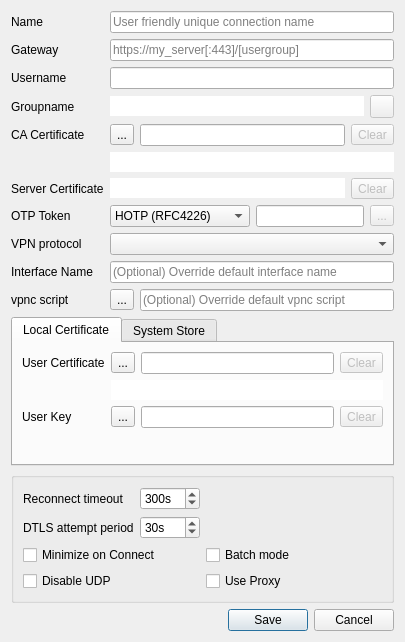
<?xml version="1.0" encoding="UTF-8"?>
<ui version="4.0">
 <class>EditDialog</class>
 <widget class="QDialog" name="EditDialog">
  <property name="geometry">
   <rect>
    <x>0</x>
    <y>0</y>
    <width>405</width>
    <height>642</height>
   </rect>
  </property>
  <property name="windowTitle">
   <string>Edit</string>
  </property>
  <layout class="QVBoxLayout" name="verticalLayout">
   <item>
    <layout class="QFormLayout" name="settingsProfileLayout">
     <property name="fieldGrowthPolicy">
      <enum>QFormLayout::ExpandingFieldsGrow</enum>
     </property>
     <item row="0" column="0">
      <widget class="QLabel" name="nameLabel">
       <property name="text">
        <string>Name</string>
       </property>
      </widget>
     </item>
     <item row="0" column="1">
      <widget class="QLineEdit" name="nameEdit">
       <property name="toolTip">
        <string>This is a friendly name to distinguish the connection</string>
       </property>
       <property name="placeholderText">
        <string>User friendly unique connection name</string>
       </property>
      </widget>
     </item>
     <item row="1" column="0">
      <widget class="QLabel" name="gatewayLabel">
       <property name="text">
        <string>Gateway</string>
       </property>
      </widget>
     </item>
     <item row="1" column="1">
      <widget class="QLineEdit" name="gatewayEdit">
       <property name="toolTip">
        <string>Specify the hostname to connect to; a port may be specified after the host separated with a colon ':'</string>
       </property>
       <property name="statusTip">
        <string/>
       </property>
       <property name="whatsThis">
        <string/>
       </property>
       <property name="placeholderText">
        <string>https://my_server[:443]/[usergroup]</string>
       </property>
      </widget>
     </item>
     <item row="2" column="0">
      <widget class="QLabel" name="usernameLabel">
       <property name="text">
        <string>Username</string>
       </property>
      </widget>
     </item>
     <item row="2" column="1">
      <widget class="QLineEdit" name="usernameEdit">
       <property name="toolTip">
        <string>Specify the username used in that gateway</string>
       </property>
      </widget>
     </item>
     <item row="3" column="0">
      <widget class="QLabel" name="groupnameLabel">
       <property name="text">
        <string>Groupname</string>
       </property>
      </widget>
     </item>
     <item row="3" column="1">
      <layout class="QHBoxLayout" name="groupnameLayout">
       <item>
        <widget class="QLineEdit" name="groupnameEdit">
         <property name="styleSheet">
          <string notr="true">background-color:&quot;transparent&quot;</string>
         </property>
         <property name="frame">
          <bool>false</bool>
         </property>
         <property name="readOnly">
          <bool>true</bool>
         </property>
        </widget>
       </item>
       <item>
        <widget class="QToolButton" name="groupnameClear">
         <property name="enabled">
          <bool>false</bool>
         </property>
         <property name="text">
          <string/>
         </property>
         <property name="icon">
          <iconset resource="../openconnect-gui.qrc">
           <normaloff>:/images/trashcan.png</normaloff>:/images/trashcan.png</iconset>
         </property>
        </widget>
       </item>
      </layout>
     </item>
     <item row="4" column="0">
      <widget class="QLabel" name="caCertificateLabel">
       <property name="text">
        <string>CA Certificate</string>
       </property>
      </widget>
     </item>
     <item row="4" column="1">
      <layout class="QHBoxLayout" name="caCertificatLayout">
       <item>
        <widget class="QToolButton" name="caCertButton">
         <property name="text">
          <string>...</string>
         </property>
        </widget>
       </item>
       <item>
        <widget class="QLineEdit" name="caCertEdit">
         <property name="toolTip">
          <string>Specify the CA certificate, if any; by default the system CAs will be used</string>
         </property>
         <property name="whatsThis">
          <string>&lt;html&gt;&lt;head/&gt;&lt;body&gt;&lt;p&gt;If not set, the system's trusted certificate storage will be used.&lt;/p&gt;&lt;/body&gt;&lt;/html&gt;</string>
         </property>
        </widget>
       </item>
       <item>
        <widget class="QToolButton" name="caCertClear">
         <property name="enabled">
          <bool>false</bool>
         </property>
         <property name="text">
          <string>Clear</string>
         </property>
         <property name="icon">
          <iconset resource="../openconnect-gui.qrc">
           <normaloff>:/images/trashcan.png</normaloff>:/images/trashcan.png</iconset>
         </property>
        </widget>
       </item>
      </layout>
     </item>
     <item row="6" column="0">
      <widget class="QLabel" name="serverCertificateLabel">
       <property name="text">
        <string>Server Certificate</string>
       </property>
      </widget>
     </item>
     <item row="6" column="1">
      <layout class="QHBoxLayout" name="serverCertificateLayout">
       <item>
        <widget class="QLineEdit" name="serverCertHash">
         <property name="styleSheet">
          <string notr="true">background-color:&quot;transparent&quot;</string>
         </property>
         <property name="frame">
          <bool>false</bool>
         </property>
         <property name="readOnly">
          <bool>true</bool>
         </property>
        </widget>
       </item>
       <item>
        <widget class="QToolButton" name="serverCertClear">
         <property name="enabled">
          <bool>false</bool>
         </property>
         <property name="text">
          <string>Clear</string>
         </property>
         <property name="icon">
          <iconset resource="../openconnect-gui.qrc">
           <normaloff>:/images/trashcan.png</normaloff>:/images/trashcan.png</iconset>
         </property>
        </widget>
       </item>
      </layout>
     </item>
     <item row="8" column="0">
      <widget class="QLabel" name="otpTokenLabel">
       <property name="text">
        <string>OTP Token</string>
       </property>
      </widget>
     </item>
     <item row="8" column="1">
      <layout class="QHBoxLayout" name="otpTokenLayout">
       <item>
        <widget class="QComboBox" name="tokenBox">
         <property name="minimumSize">
          <size>
           <width>140</width>
           <height>0</height>
          </size>
         </property>
         <property name="currentIndex">
          <number>0</number>
         </property>
         <property name="maxVisibleItems">
          <number>3</number>
         </property>
         <item>
          <property name="text">
           <string notr="true">HOTP (RFC4226)</string>
          </property>
         </item>
         <item>
          <property name="text">
           <string notr="true">TOTP (RFC6238)</string>
          </property>
         </item>
         <item>
          <property name="text">
           <string>STOKEN (RSA)</string>
          </property>
         </item>
        </widget>
       </item>
       <item>
        <widget class="QLineEdit" name="tokenEdit">
         <property name="toolTip">
          <string>This is the token code; should be a hex value (starting with 0x), or a value starting with 'base32:'</string>
         </property>
        </widget>
       </item>
       <item>
        <widget class="QToolButton" name="tokenClear">
         <property name="enabled">
          <bool>false</bool>
         </property>
         <property name="text">
          <string>...</string>
         </property>
         <property name="icon">
          <iconset resource="../openconnect-gui.qrc">
           <normaloff>:/images/trashcan.png</normaloff>:/images/trashcan.png</iconset>
         </property>
        </widget>
       </item>
      </layout>
     </item>
     <item row="9" column="0">
      <widget class="QLabel" name="protocolLabel">
       <property name="text">
        <string>VPN protocol</string>
       </property>
       <property name="buddy">
        <cstring>protocolComboBox</cstring>
       </property>
      </widget>
     </item>
     <item row="9" column="1">
      <widget class="QComboBox" name="protocolComboBox">
       <property name="sizePolicy">
        <sizepolicy hsizetype="Expanding" vsizetype="Fixed">
         <horstretch>0</horstretch>
         <verstretch>0</verstretch>
        </sizepolicy>
       </property>
      </widget>
     </item>
     <item row="5" column="1">
      <widget class="QLineEdit" name="caCertHash">
       <property name="styleSheet">
        <string notr="true">background-color:&quot;transparent&quot;</string>
       </property>
       <property name="frame">
        <bool>false</bool>
       </property>
       <property name="readOnly">
        <bool>true</bool>
       </property>
      </widget>
     </item>
     <item row="10" column="0">
      <widget class="QLabel" name="interfaceNameLabel">
       <property name="text">
        <string>Interface Name</string>
       </property>
      </widget>
     </item>
     <item row="10" column="1">
      <widget class="QLineEdit" name="interfaceNameEdit">
       <property name="toolTip">
        <string>Override default interface name.

This can be useful in advanced scenarios, e.g. for setting up firewall 
or routing rules.

Leave blank for default (usually the server name when using wintun).</string>
       </property>
       <property name="placeholderText">
        <string>(Optional) Override default interface name</string>
       </property>
      </widget>
     </item>
     <item row="11" column="0">
      <widget class="QLabel" name="vpncScriptLabel">
       <property name="text">
        <string>vpnc script</string>
       </property>
      </widget>
     </item>
     <item row="11" column="1">
      <layout class="QHBoxLayout" name="vpncScriptLayout">
       <item>
        <widget class="QToolButton" name="vpncScriptButton">
         <property name="text">
          <string>...</string>
         </property>
        </widget>
       </item>
       <item>
        <widget class="QLineEdit" name="vpncScriptEdit">
         <property name="toolTip">
          <string>Override default vpnc script.

This can be useful in advanced scenarios, e.g. for setting up firewall 
or routing rules.

Leave blank for default.</string>
         </property>
         <property name="placeholderText">
          <string>(Optional) Override default vpnc script</string>
         </property>
        </widget>
       </item>
      </layout>
     </item>
    </layout>
   </item>
   <item>
    <widget class="QTabWidget" name="settingsTabWidget">
     <property name="currentIndex">
      <number>0</number>
     </property>
     <widget class="QWidget" name="localCertificateTab">
      <attribute name="title">
       <string>Local Certificate</string>
      </attribute>
      <layout class="QVBoxLayout" name="verticalLayout_2">
       <item>
        <layout class="QFormLayout" name="formLayout_2">
         <property name="fieldGrowthPolicy">
          <enum>QFormLayout::ExpandingFieldsGrow</enum>
         </property>
         <item row="1" column="0">
          <widget class="QLabel" name="userCertificateLabel">
           <property name="text">
            <string>User Certificate</string>
           </property>
          </widget>
         </item>
         <item row="1" column="1">
          <layout class="QHBoxLayout" name="userCertificateLayout">
           <item>
            <widget class="QToolButton" name="userCertButton">
             <property name="text">
              <string>...</string>
             </property>
            </widget>
           </item>
           <item>
            <widget class="QLineEdit" name="userCertEdit">
             <property name="toolTip">
              <string>Specify your certificate file, if any</string>
             </property>
            </widget>
           </item>
           <item>
            <widget class="QToolButton" name="userCertClear">
             <property name="enabled">
              <bool>false</bool>
             </property>
             <property name="text">
              <string>Clear</string>
             </property>
             <property name="icon">
              <iconset resource="../openconnect-gui.qrc">
               <normaloff>:/images/trashcan.png</normaloff>:/images/trashcan.png</iconset>
             </property>
            </widget>
           </item>
          </layout>
         </item>
         <item row="2" column="1">
          <widget class="QLineEdit" name="userCertHash">
           <property name="styleSheet">
            <string notr="true">background-color:&quot;transparent&quot;</string>
           </property>
           <property name="frame">
            <bool>false</bool>
           </property>
           <property name="readOnly">
            <bool>true</bool>
           </property>
          </widget>
         </item>
         <item row="3" column="0">
          <widget class="QLabel" name="userKeyLabel">
           <property name="enabled">
            <bool>true</bool>
           </property>
           <property name="text">
            <string>User Key</string>
           </property>
          </widget>
         </item>
         <item row="3" column="1">
          <layout class="QHBoxLayout" name="userKeyLayout">
           <item>
            <widget class="QToolButton" name="userKeyButton">
             <property name="enabled">
              <bool>true</bool>
             </property>
             <property name="text">
              <string>...</string>
             </property>
            </widget>
           </item>
           <item>
            <widget class="QLineEdit" name="userKeyEdit">
             <property name="enabled">
              <bool>true</bool>
             </property>
             <property name="toolTip">
              <string>Specify your key file if any; in case of a PKCS #12 file, you only need to set the certificate</string>
             </property>
            </widget>
           </item>
           <item>
            <widget class="QToolButton" name="userKeyClear">
             <property name="enabled">
              <bool>false</bool>
             </property>
             <property name="text">
              <string>Clear</string>
             </property>
             <property name="icon">
              <iconset resource="../openconnect-gui.qrc">
               <normaloff>:/images/trashcan.png</normaloff>:/images/trashcan.png</iconset>
             </property>
            </widget>
           </item>
          </layout>
         </item>
        </layout>
       </item>
      </layout>
     </widget>
     <widget class="QWidget" name="systemStoreTab">
      <attribute name="title">
       <string>System Store</string>
      </attribute>
      <widget class="QListWidget" name="loadWinCertList">
       <property name="geometry">
        <rect>
         <x>9</x>
         <y>9</y>
         <width>316</width>
         <height>72</height>
        </rect>
       </property>
      </widget>
      <widget class="QWidget" name="layoutWidget">
       <property name="geometry">
        <rect>
         <x>331</x>
         <y>35</y>
         <width>45</width>
         <height>48</height>
        </rect>
       </property>
       <layout class="QVBoxLayout" name="verticalLayout_3">
        <item>
         <widget class="QToolButton" name="loadWinCert">
          <property name="enabled">
           <bool>false</bool>
          </property>
          <property name="toolTip">
           <string extracomment="Select that certificate"/>
          </property>
          <property name="text">
           <string>Select</string>
          </property>
         </widget>
        </item>
        <item>
         <widget class="QToolButton" name="resetWinCertSelection">
          <property name="text">
           <string>Reset</string>
          </property>
         </widget>
        </item>
       </layout>
      </widget>
     </widget>
    </widget>
   </item>
   <item>
    <widget class="QGroupBox" name="settingsGroupBox">
     <layout class="QVBoxLayout" name="verticalLayout_4">
      <item>
       <layout class="QFormLayout" name="formLayout_4">
        <property name="fieldGrowthPolicy">
         <enum>QFormLayout::ExpandingFieldsGrow</enum>
        </property>
        <item row="0" column="0">
         <widget class="QLabel" name="reconnectTimeoutLabel">
          <property name="text">
           <string>Reconnect timeout</string>
          </property>
         </widget>
        </item>
        <item row="0" column="1">
         <widget class="QSpinBox" name="reconnectTimeoutSpinBox">
          <property name="toolTip">
           <string>Keep reconnect attempts until so much seconds are elapsed.
The default timeout is 300 seconds, which means that openconnect can recover VPN connection after a temporary network down time of 300 seconds.</string>
          </property>
          <property name="suffix">
           <string>s</string>
          </property>
          <property name="minimum">
           <number>1</number>
          </property>
          <property name="maximum">
           <number>1000</number>
          </property>
          <property name="value">
           <number>300</number>
          </property>
         </widget>
        </item>
        <item row="1" column="0">
         <widget class="QLabel" name="dtlsAttemptPeriodLabel">
          <property name="text">
           <string>DTLS attempt period</string>
          </property>
         </widget>
        </item>
        <item row="1" column="1">
         <widget class="QSpinBox" name="dtlsAttemptPeriodSpinBox">
          <property name="suffix">
           <string>s</string>
          </property>
          <property name="maximum">
           <number>1000</number>
          </property>
          <property name="value">
           <number>30</number>
          </property>
         </widget>
        </item>
       </layout>
      </item>
      <item>
       <layout class="QGridLayout" name="gridLayout">
        <item row="0" column="0">
         <widget class="QCheckBox" name="minimizeBox">
          <property name="toolTip">
           <string>Enable this to automatically minimize after connection</string>
          </property>
          <property name="text">
           <string>Minimize on Connect</string>
          </property>
         </widget>
        </item>
        <item row="0" column="1">
         <widget class="QCheckBox" name="batchModeBox">
          <property name="toolTip">
           <string>Enable this to remember passwords for this server</string>
          </property>
          <property name="text">
           <string>Batch mode</string>
          </property>
         </widget>
        </item>
        <item row="1" column="0">
         <widget class="QCheckBox" name="disableUdpBox">
          <property name="text">
           <string>Disable UDP</string>
          </property>
         </widget>
        </item>
        <item row="1" column="1">
         <widget class="QCheckBox" name="useProxyBox">
          <property name="toolTip">
           <string>Enable this to use the system's default proxy settings for this server</string>
          </property>
          <property name="text">
           <string>Use Proxy</string>
          </property>
         </widget>
        </item>
       </layout>
      </item>
     </layout>
    </widget>
   </item>
   <item>
    <widget class="QDialogButtonBox" name="buttonBox">
     <property name="orientation">
      <enum>Qt::Horizontal</enum>
     </property>
     <property name="standardButtons">
      <set>QDialogButtonBox::Cancel|QDialogButtonBox::Save</set>
     </property>
    </widget>
   </item>
  </layout>
 </widget>
 <tabstops>
  <tabstop>nameEdit</tabstop>
  <tabstop>gatewayEdit</tabstop>
  <tabstop>usernameEdit</tabstop>
  <tabstop>groupnameClear</tabstop>
  <tabstop>caCertButton</tabstop>
  <tabstop>caCertEdit</tabstop>
  <tabstop>caCertClear</tabstop>
  <tabstop>serverCertClear</tabstop>
  <tabstop>tokenBox</tabstop>
  <tabstop>tokenEdit</tabstop>
  <tabstop>tokenClear</tabstop>
  <tabstop>settingsTabWidget</tabstop>
  <tabstop>userCertButton</tabstop>
  <tabstop>userCertEdit</tabstop>
  <tabstop>userCertClear</tabstop>
  <tabstop>userKeyButton</tabstop>
  <tabstop>userKeyEdit</tabstop>
  <tabstop>userKeyClear</tabstop>
  <tabstop>minimizeBox</tabstop>
  <tabstop>batchModeBox</tabstop>
  <tabstop>disableUdpBox</tabstop>
  <tabstop>useProxyBox</tabstop>
  <tabstop>loadWinCertList</tabstop>
  <tabstop>loadWinCert</tabstop>
 </tabstops>
 <resources>
  <include location="../openconnect-gui.qrc"/>
 </resources>
 <connections/>
</ui>
